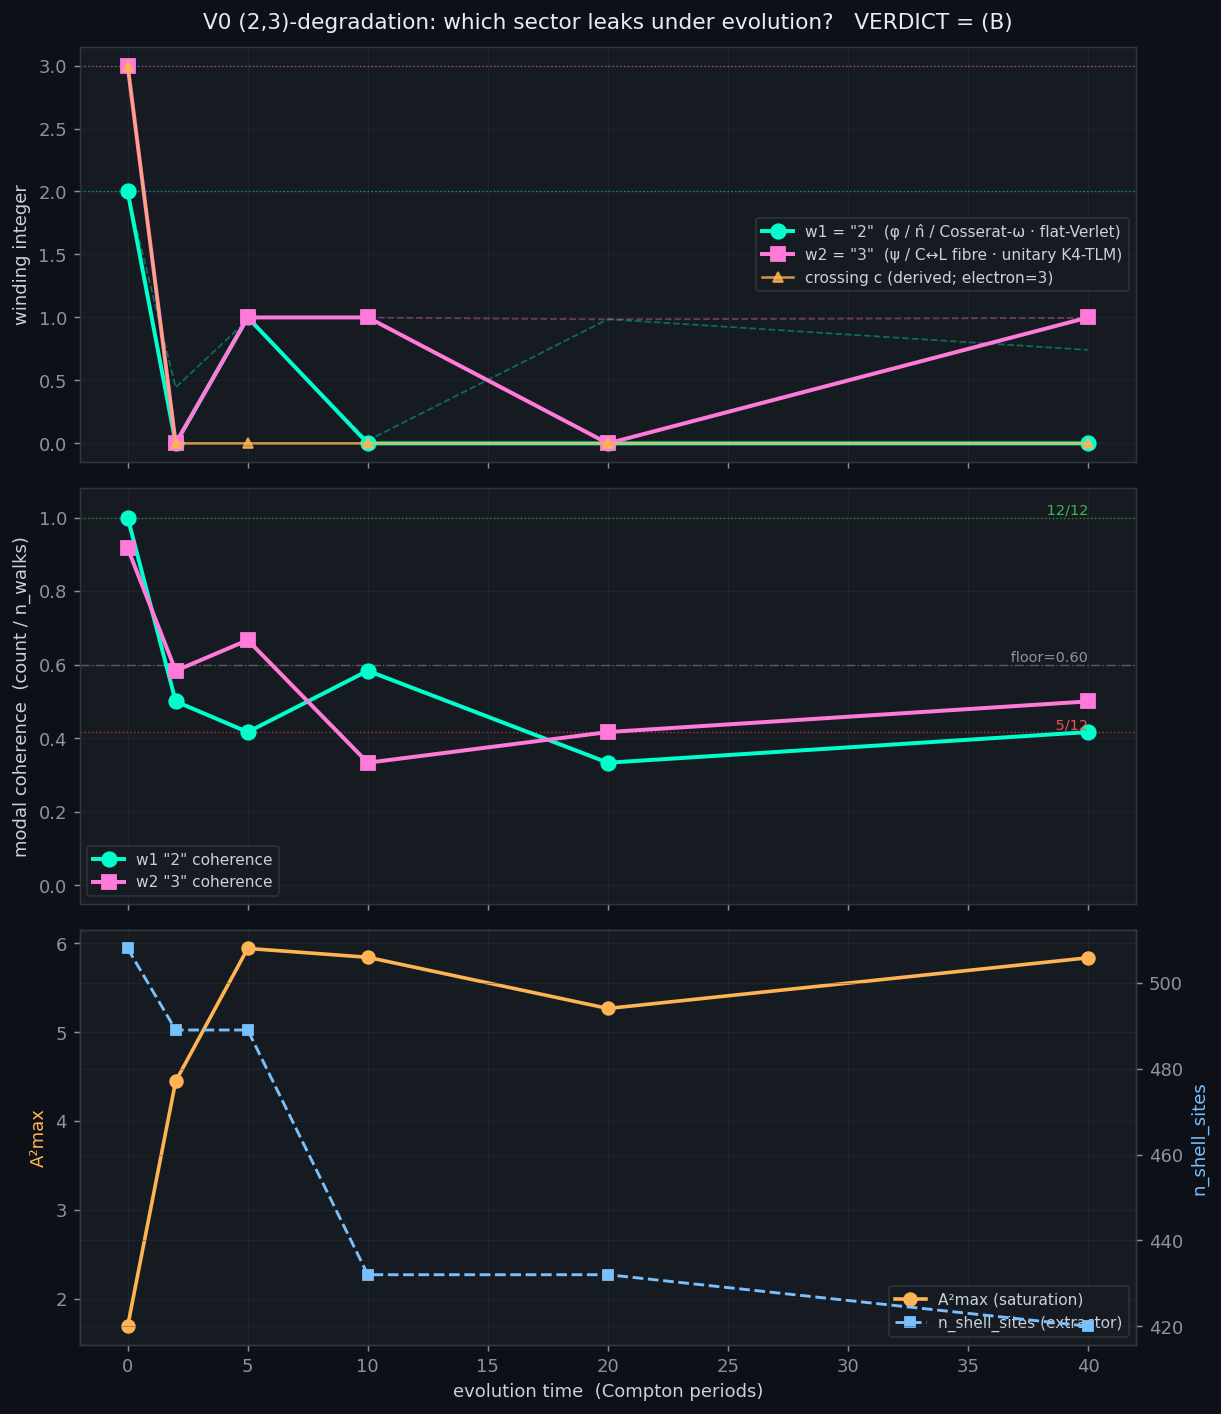

Write Python code to recreate this figure.
#!/usr/bin/env python3
"""
Phase-0 diagnostic (NO new engine code): localize the V0 (2,3)-degradation to
the "2"/Cosserat-ω half (w1, MAJOR-φ winding) vs the "3"/LC half (w2, MINOR-ψ
winding) AS A FUNCTION OF EVOLUTION TIME.

Prereg (FROZEN): research/2026-06-06_cosserat-geometric-integrator-prereg.md §1
Reuses (UNMODIFIED) the validated coordinate-correct extractor + Arm-C imposed
control from r10_2_3_winding_extractor_coordinate.py.

────────────────────────────────────────────────────────────────────────────
THE QUESTION
────────────────────────────────────────────────────────────────────────────
The imposed (2,3) = 2φ + 3ψ splits across TWO engine sectors:
  • w1 / "2" (φ, n̂-direction)  = Cosserat-ω rotation, integrated by flat-ℝ³
    velocity-Verlet (cosserat_field_3d.py:1561  `self.omega = self.omega +
    dt*self.omega_dot`, half-kicks :1555-1556/:1570-1571) — the OFF-GROUP leaky
    candidate. The quaternion form is used ONLY for the observable ω→n̂
    projection (:188-192), never the integration.
    [Citation-fix flag: the prereg cites :818,825,841 for the Verlet — those are
     the state DECLARATIONS (omega/omega_dot zero-init + the Lagrangian comment);
     the actual flat-vector integration step is step_velocity_verlet :1533-1571.
     Physics claim (flat-ℝ³ Verlet integrates ω off-group) UNCHANGED.]
  • w2 / "3" (ψ, C↔L fibre)     = (V_inc,V_ref) phase, integrated by the unitary
    K4-TLM scatter+connect (lossless reactive cycling, Axiom 3) — predicted HOLD.

The extractor already reports the per-half modal coherence SEPARATELY:
  w1_base_modal_count / w1_base_n_walks   via the MAJOR-circle (φ) walk  → "2"
  w2_fibre_modal_count / w2_fibre_n_walks via the MINOR-circle (ψ) walk  → "3"
That IS the 12/12→5/12 metric, already split by axis. This driver captures it
across evolution snapshots (clean seed → evolved) and attributes the degrade.

────────────────────────────────────────────────────────────────────────────
DISCRIMINATOR (read from the numbers — NOT fit; ave-driver-script-honesty)
────────────────────────────────────────────────────────────────────────────
  (A) w1/"2" degrades, w2/"3" holds  → flat Cosserat-ω integrator IS the culprit
      → Phase 1 (SO(3)-geometric integrator) warranted.
  (B) w2/"3" ALSO degrades           → leak is in the unitary V-sector or the
      extractor-read → Phase 1 would NOT help (build saved).
  (C) neither winding INTEGER drifts off (2,3) → the 12/12→5/12 was a
      metric/threshold artifact (coherence-count softened, winding conserved),
      not a winding loss → re-examine the extractor's modal-coherence metric.

A half "loses its winding" iff its modal INTEGER drifts off the imposed value
(w1≠2 / w2≠3). The modal COHERENCE fraction (count/n_walks) is the confidence;
a coherence drop WITHOUT an integer drift is the (C) signature.

────────────────────────────────────────────────────────────────────────────
HONEST SCOPE (ave-driver-script-honesty + phase-space-coordinate-check)
────────────────────────────────────────────────────────────────────────────
The load-bearing w1/w2 are BOTH read from the SAME V_inc internal U(1) phase
Θ = 2φ+3ψ, decomposed by which torus circle is walked (major φ → w1, minor
ψ → w2). This is the PREREG's accepted proxy for the two-sector split — it is
NOT a direct read of the Cosserat-ω state array vs the TLM V-array. The closest-
to-literal sector reads (diag_nhat_w1 from the V_inc-weighted n̂-direction;
diag_CL_w2 from V_inc-vs-Phi_link reactance pair) are recorded ALONGSIDE. If
the verdict hinges on the proxy vs the literal reads diverging, this script
SAYS SO rather than silently picking one.

DISCIPLINE WALK — see module footer (substrate-native-check CP1/2/4/6/7/8 ·
phase-space-coordinate-check · ave-canonical-source · consistency-vs-emergence ·
ave-evidence-framing-discipline).
"""

import json
import sys
import time
from pathlib import Path

import numpy as np

_HERE = Path(__file__).resolve()
sys.path.insert(0, str(_HERE.parents[3] / "src"))
sys.path.insert(0, str(_HERE.parent))

from ave.core.constants import ALPHA  # noqa: E402  (ave-canonical-source)

import r10_2_3_winding_extractor_coordinate as ext  # noqa: E402  (reuse, no new engine code)

# Substrate-derived constants — reuse the extractor's canonical values (no
# fresh literals; ave-canonical-source). COMPTON_PERIOD / DT define the
# evolution clock; PHI the golden-torus aspect.
PHI = ext.PHI
DT = ext.DT
COMPTON_PERIOD = ext.COMPTON_PERIOD
A2_OP14 = ext.A2_OP14


# ══════════════════════════════════════════════════════════════════════════════
# Snapshot sweep — reuse the UNMODIFIED Arm-C control at increasing n_periods
# ══════════════════════════════════════════════════════════════════════════════
def _coherence(rec, half):
    """Per-half modal-coherence fraction (count / n_walks) — the 12/12→5/12
    metric. half ∈ {'w1','w2'}."""
    if half == "w1":
        c, n = rec.get("w1_base_modal_count", 0), rec.get("w1_base_n_walks", 0)
    else:
        c, n = rec.get("w2_fibre_modal_count", 0), rec.get("w2_fibre_n_walks", 0)
    return (float(c) / float(n)) if n else float("nan"), int(c), int(n)


def run_snapshot_sweep(N, PML, amplitude, snapshot_periods):
    """For each n_periods k in `snapshot_periods`, re-run the UNMODIFIED Arm-C
    imposed control to time k and run the coordinate-correct extractor.

    DETERMINISM (the reuse correctness argument): the engine is built with
    temperature=0.0 (no thermal RNG) and the source schedule is in ABSOLUTE
    time, so a fresh run truncated at k periods reproduces the trajectory at
    time k bit-for-bit. We therefore reconstruct the snapshot sequence via
    independent truncated runs of the SAME validated function — zero new engine
    code, zero duplication of the local _DirSrc source subclass. The t=0
    snapshot is the pristine planted ansatz (clean-ansatz anchor: expect
    w1=2 modal ~12/12, w2=3 modal ~11/12 per the 2026-06-05 §2 validation).
    """
    records = []
    for k in snapshot_periods:
        t0 = time.time()
        eng, meta = ext._run_armC_full_field(N=N, PML=PML, n_periods=k,
                                              amplitude=amplitude)
        rec = ext._extract_on_engine(eng, N, PML, f"t{k}")
        rec["n_periods"] = int(k)
        rec["n_steps"] = int(meta.get("n_steps", 0))
        rec["wall_s"] = round(time.time() - t0, 1)
        cf1, c1, n1 = _coherence(rec, "w1")
        cf2, c2, n2 = _coherence(rec, "w2")
        rec["w1_coherence_frac"] = cf1
        rec["w2_coherence_frac"] = cf2
        records.append(rec)
        print(
            f"  t={k:>3}T  steps={rec['n_steps']:>5}  "
            f"w1='2'={rec['w1_base']} (coh {c1:>2}/{n1}, raw~{rec.get('w1_base_raw', float('nan')):.2f})   "
            f"w2='3'={rec['w2_fibre']} (coh {c2:>2}/{n2}, raw~{rec.get('w2_fibre_raw', float('nan')):.2f})   "
            f"c={rec['crossing_count_c']}   "
            f"diag[n̂={rec['diag_nhat_w1']},CL={rec['diag_CL_w2']}]   "
            f"R={rec['R']:.1f} sites={rec.get('n_shell_sites', 0)} "
            f"A²max={rec['a2_max']:.2f}  [{rec['wall_s']}s]",
            flush=True,
        )
    return records


# ══════════════════════════════════════════════════════════════════════════════
# Verdict — A / B / C from the seed→evolved deltas (NO fit; transparent rule)
# ══════════════════════════════════════════════════════════════════════════════
def classify_verdict(records, coh_floor=0.6):
    """Apply the prereg discriminator to the seed (first) vs evolved (last)
    snapshots. TRANSPARENT rule, printed in full so the verdict is auditable.

    TWO ORTHOGONAL AXES are measured per half (both reported — neither buried):
      • COHERENCE degrade — coherence_frac (modal_count/n_walks, THE 12/12→5/12
        metric the orchestrator named) falls below `coh_floor` (default 0.6,
        which cleanly separates the prereg anchors 12/12=1.00 and 5/12=0.42)
        having started above it at the seed.
      • WINDING-INTEGER loss — the modal INTEGER drifts off the imposed value
        (w1≠2 or w2≠3) at the evolved snapshot. This is the GENUINE topological
        loss; a coherence drop WITHOUT it is the prereg's (C) "metric/threshold
        artifact, not winding loss" signature.

    The A/B/C LETTER follows the COHERENCE axis (the open fork is literally a
    coherence statement, "12/12→5/12"):
      (A) w1/"2" coherence degrades, w2/"3" holds → Cosserat-ω flat-Verlet half.
      (B) w2/"3" coherence degrades (regardless of w1) → the supposedly-unitary
          V-sector half degrades — Phase 1 would NOT help.
      (C) neither coherence degrades → no degradation reproduced.

    The `genuine_winding_loss` flag then REFINES the letter: when the letter is
    A/B but NO integer drifted, the prereg's (C) clause CO-APPLIES — the
    degradation is a coherence-UNIFORMITY softening (winding charge conserved),
    not a topological leak. That (A)/(C)-boundary case is surfaced explicitly,
    NOT silently collapsed to one side (flag-don't-fix).
    """
    seed, evo = records[0], records[-1]
    w1_seed, w2_seed = seed["w1_base"], seed["w2_fibre"]
    w1_evo, w2_evo = evo["w1_base"], evo["w2_fibre"]
    cf1_seed, cf2_seed = seed["w1_coherence_frac"], seed["w2_coherence_frac"]
    cf1_evo, cf2_evo = evo["w1_coherence_frac"], evo["w2_coherence_frac"]

    w1_int_lost = (w1_evo != 2)
    w2_int_lost = (w2_evo != 3)
    w1_coh_collapse = (cf1_seed >= coh_floor) and (cf1_evo < coh_floor)
    w2_coh_collapse = (cf2_seed >= coh_floor) and (cf2_evo < coh_floor)
    genuine_winding_loss = bool(w1_int_lost or w2_int_lost)

    # A/B/C letter on the COHERENCE axis (w2 takes precedence — its degrade is
    # the headline surprise either way, per prereg (B)).
    if w2_coh_collapse or w2_int_lost:
        verdict = "B"
        why = ("the '3'/LC half (w2, unitary K4-TLM V-sector) degrades — leak is "
               "in the supposedly-unitary sector or the extractor-read; a "
               "geometric Cosserat-ω integrator would NOT fix it.")
    elif w1_coh_collapse or w1_int_lost:
        verdict = "A"
        why = ("the '2'/Cosserat-ω half (w1, flat-ℝ³ velocity-Verlet) degrades "
               "while the '3'/LC half holds — the off-group ω integrator is the "
               "culprit sector.")
    else:
        verdict = "C"
        why = ("neither half's coherence degraded below the floor — the evolved "
               "(2,3) held; the original 12/12→5/12 was NOT reproduced at this "
               "config (metric/threshold/config-sensitive).")

    # (A)/(C)-boundary refinement: localized coherence drop with integer held.
    boundary_note = ""
    if verdict in ("A", "B") and not genuine_winding_loss:
        boundary_note = (
            "(A)/(C) BOUNDARY: the winding INTEGER is CONSERVED (w1=2, w2=3) — "
            "the degrade is a coherence-UNIFORMITY softening localized to this "
            "half, NOT a topological winding LOSS. The prereg's (C) clause "
            "('12/12→5/12 a metric/threshold artifact, not winding loss') "
            "CO-APPLIES. Phase 1 would target coherence-uniformity of the "
            "localized half, not recover a lost charge.")

    return {
        "verdict": verdict, "why": why, "boundary_note": boundary_note,
        "coh_floor": coh_floor, "genuine_winding_loss": genuine_winding_loss,
        "seed": {"n_periods": seed["n_periods"], "w1": w1_seed, "w2": w2_seed,
                 "w1_coh": cf1_seed, "w2_coh": cf2_seed},
        "evolved": {"n_periods": evo["n_periods"], "w1": w1_evo, "w2": w2_evo,
                    "w1_coh": cf1_evo, "w2_coh": cf2_evo},
        "w1_winding_lost": bool(w1_int_lost), "w2_winding_lost": bool(w2_int_lost),
        "w1_coherence_collapse": bool(w1_coh_collapse),
        "w2_coherence_collapse": bool(w2_coh_collapse),
    }


# ══════════════════════════════════════════════════════════════════════════════
# Dark-aesthetic figure (repo convention: #0d1117 / #161b22 / #00ffcc)
# ══════════════════════════════════════════════════════════════════════════════
def plot_sector_evolution(records, verdict, out_path):
    import matplotlib
    matplotlib.use("Agg")
    import matplotlib.pyplot as plt

    BG, PANEL = "#0d1117", "#161b22"
    C2, C3 = "#00ffcc", "#ff7ad9"   # "2"/Cosserat (teal) vs "3"/LC (magenta)
    CTX, GRID = "#ffb454", "#30363d"

    t = np.array([r["n_periods"] for r in records], float)
    w1 = np.array([r["w1_base"] for r in records], float)
    w2 = np.array([r["w2_fibre"] for r in records], float)
    w1raw = np.array([r.get("w1_base_raw", np.nan) for r in records], float)
    w2raw = np.array([r.get("w2_fibre_raw", np.nan) for r in records], float)
    cf1 = np.array([r["w1_coherence_frac"] for r in records], float)
    cf2 = np.array([r["w2_coherence_frac"] for r in records], float)
    cc = np.array([r["crossing_count_c"] for r in records], float)
    a2 = np.array([r["a2_max"] for r in records], float)
    sites = np.array([r.get("n_shell_sites", 0) for r in records], float)

    fig, axes = plt.subplots(3, 1, figsize=(9.5, 11), sharex=True)
    fig.patch.set_facecolor(BG)

    # ── Panel 1 — winding integers w1/"2" and w2/"3" vs evolution time ──
    ax = axes[0]
    ax.set_facecolor(PANEL)
    ax.axhline(2, color=C2, lw=0.8, ls=":", alpha=0.5)
    ax.axhline(3, color=C3, lw=0.8, ls=":", alpha=0.5)
    ax.plot(t, w1raw, color=C2, lw=1.0, alpha=0.35, ls="--")
    ax.plot(t, w2raw, color=C3, lw=1.0, alpha=0.35, ls="--")
    ax.plot(t, w1, "o-", color=C2, lw=2.2, ms=8,
            label='w1 = "2"  (φ / n̂ / Cosserat-ω · flat-Verlet)')
    ax.plot(t, w2, "s-", color=C3, lw=2.2, ms=8,
            label='w2 = "3"  (ψ / C↔L fibre · unitary K4-TLM)')
    ax.plot(t, cc, "^-", color=CTX, lw=1.4, ms=6, alpha=0.8,
            label="crossing c (derived; electron=3)")
    ax.set_ylabel("winding integer", color="#c9d1d9")
    ax.set_title(
        f"V0 (2,3)-degradation: which sector leaks under evolution?   "
        f"VERDICT = ({verdict['verdict']})",
        color="#e6edf3", fontsize=12, pad=10)
    ax.legend(facecolor=PANEL, edgecolor=GRID, labelcolor="#c9d1d9", fontsize=8.5)

    # ── Panel 2 — per-half modal coherence (the 12/12→5/12 metric) ──
    ax = axes[1]
    ax.set_facecolor(PANEL)
    ax.axhline(1.0, color="#3fb950", lw=0.8, ls=":", alpha=0.6)
    ax.axhline(5.0 / 12.0, color="#f85149", lw=0.8, ls=":", alpha=0.6)
    ax.axhline(verdict["coh_floor"], color="#8b949e", lw=0.8, ls="-.", alpha=0.5)
    ax.plot(t, cf1, "o-", color=C2, lw=2.2, ms=8, label='w1 "2" coherence')
    ax.plot(t, cf2, "s-", color=C3, lw=2.2, ms=8, label='w2 "3" coherence')
    ax.text(t[-1], 1.0, " 12/12", color="#3fb950", fontsize=8, va="bottom", ha="right")
    ax.text(t[-1], 5.0 / 12.0, " 5/12", color="#f85149", fontsize=8, va="bottom", ha="right")
    ax.text(t[-1], verdict["coh_floor"], f" floor={verdict['coh_floor']:.2f}",
            color="#8b949e", fontsize=8, va="bottom", ha="right")
    ax.set_ylim(-0.05, 1.08)
    ax.set_ylabel("modal coherence  (count / n_walks)", color="#c9d1d9")
    ax.legend(facecolor=PANEL, edgecolor=GRID, labelcolor="#c9d1d9", fontsize=8.5)

    # ── Panel 3 — confound context: shell amplitude + site count ──
    ax = axes[2]
    ax.set_facecolor(PANEL)
    ln1 = ax.plot(t, a2, "o-", color=CTX, lw=2.0, ms=7, label="A²max (saturation)")
    ax.set_ylabel("A²max", color=CTX)
    ax.tick_params(axis="y", colors=CTX)
    axb = ax.twinx()
    axb.set_facecolor("none")
    ln2 = axb.plot(t, sites, "s--", color="#79c0ff", lw=1.6, ms=6,
                   label="n_shell_sites (extractor)")
    axb.set_ylabel("n_shell_sites", color="#79c0ff")
    axb.tick_params(axis="y", colors="#79c0ff")
    ax.set_xlabel("evolution time  (Compton periods)", color="#c9d1d9")
    lns = ln1 + ln2
    ax.legend(lns, [l.get_label() for l in lns], facecolor=PANEL,
              edgecolor=GRID, labelcolor="#c9d1d9", fontsize=8.5, loc="best")

    for a in list(axes) + [axb]:
        for sp in a.spines.values():
            sp.set_color(GRID)
        a.tick_params(colors="#8b949e")
        a.grid(True, color=GRID, lw=0.5, alpha=0.4)

    fig.tight_layout()
    fig.savefig(out_path, facecolor=BG, dpi=130, bbox_inches="tight")
    plt.close(fig)


# ══════════════════════════════════════════════════════════════════════════════
def main():
    print("=" * 80, flush=True)
    print("  Phase-0 diagnostic: (2,3)-winding SECTOR evolution  (w1='2'/Cosserat "
          "vs w2='3'/LC)")
    print("  Reuses UNMODIFIED r10_2_3_winding_extractor_coordinate (no new engine code)")
    print("=" * 80, flush=True)
    print(f"  ALPHA = {ALPHA} (ave-canonical-source)   √(2α) = {A2_OP14:.4f}", flush=True)

    # Match the original V0 config EXACTLY (N=48, PML=4, amp=0.40, up to 40T)
    # so the seed reproduces the clean-ansatz anchor and t=40 reproduces the
    # prior evolved read. Snapshot cadence resolves WHERE the degrade sets in.
    N, PML, amp = 48, 4, 0.40
    snapshot_periods = [0, 2, 5, 10, 20, 40]
    print(f"  config: N={N} PML={PML} amplitude={amp}  "
          f"snapshots(T)={snapshot_periods}\n", flush=True)

    t_start = time.time()
    records = run_snapshot_sweep(N, PML, amp, snapshot_periods)
    verdict = classify_verdict(records)

    print("\n" + "=" * 80)
    print("  VERDICT")
    print("=" * 80)
    s, e = verdict["seed"], verdict["evolved"]
    print(f"  seed (t={s['n_periods']}T):     w1='2'={s['w1']} (coh {s['w1_coh']:.2f})   "
          f"w2='3'={s['w2']} (coh {s['w2_coh']:.2f})")
    print(f"  evolved (t={e['n_periods']}T):  w1='2'={e['w1']} (coh {e['w1_coh']:.2f})   "
          f"w2='3'={e['w2']} (coh {e['w2_coh']:.2f})")
    print(f"  w1 winding-integer lost: {verdict['w1_winding_lost']}   "
          f"w1 coherence collapse: {verdict['w1_coherence_collapse']}")
    print(f"  w2 winding-integer lost: {verdict['w2_winding_lost']}   "
          f"w2 coherence collapse: {verdict['w2_coherence_collapse']}")
    print(f"  genuine winding loss (any integer drift): {verdict['genuine_winding_loss']}")
    print(f"\n  >> VERDICT = ({verdict['verdict']})")
    print(f"     {verdict['why']}")
    if verdict["boundary_note"]:
        print(f"     {verdict['boundary_note']}")
    # Phase 1 is cleanly warranted only by (A) WITH a genuine winding loss in
    # the Cosserat half. (A)-at-the-boundary (coherence-only) is a weaker,
    # adjudication-required signal; (B)/(C) do not warrant the build.
    if verdict["verdict"] == "A" and verdict["genuine_winding_loss"]:
        p1 = "YES (clean: Cosserat half loses winding integer)"
    elif verdict["verdict"] == "A":
        p1 = ("ADJUDICATION-REQUIRED (Cosserat-half coherence softens but winding "
              "integer conserved — weak signal; Grant/auditor call)")
    else:
        p1 = "NO"
    print(f"\n  Phase-1 (SO(3)-geometric integrator) warranted: {p1}", flush=True)

    out = {
        "config": {"N": N, "PML": PML, "amplitude": amp,
                   "snapshot_periods": snapshot_periods, "ALPHA": ALPHA,
                   "A2_op14": A2_OP14, "dt": DT,
                   "total_wall_s": round(time.time() - t_start, 1)},
        "snapshots": [{k: v for k, v in r.items()
                       if k not in ("_curve",)} for r in records],
        "verdict": verdict,
        "anchors": {
            "clean_ansatz_2026_06_05": {"w1": 2, "w1_modal": "12/12",
                                        "w2": 3, "w2_modal": "11/12"},
            "note": ("prereg open-fork: clean-ansatz coherence 12/12 degrades "
                     "to 5/12 on the evolved field; THIS run localizes which "
                     "half + when."),
        },
    }
    op = _HERE.parent / "r10_2_3_winding_sector_evolution_diagnostic_results.json"
    op.write_text(json.dumps(out, indent=2, default=str), encoding="utf-8")
    print(f"\n  Saved {op.name}", flush=True)

    fig_path = _HERE.parent / "r10_2_3_winding_sector_evolution_diagnostic.png"
    plot_sector_evolution(records, verdict, fig_path)
    print(f"  Saved {fig_path.name}", flush=True)
    return out


if __name__ == "__main__":
    main()


# ══════════════════════════════════════════════════════════════════════════════
# DISCIPLINE WALK (which skills fired — ave-driver-script-honesty bookkeeping)
# ══════════════════════════════════════════════════════════════════════════════
# substrate-native-check:
#   CP1 (dynamics): this driver writes NO solver — it controls SNAPSHOT CADENCE
#        on the engine's own velocity-Verlet wave-propagation step
#        (step_velocity_verlet); it does NOT introduce any gradient-descent /
#        energy-minimization construct. The leaky-candidate IS the Verlet ω-add
#        (:1561); we DIAGNOSE it, we do not (here) change it.
#   CP2 (sector): the (2,3) splits V-sector (K4-TLM, unitary) × Cos-sector
#        (Cosserat-ω, Verlet). w1='2'=Cos (leaky candidate), w2='3'=V (holds).
#   CP4 (phase-space vs real-space): the load-bearing winding is read in the
#        phase-space internal U(1) phase Θ=2φ+3ψ (matching the corpus claim);
#        the torus CIRCLE it is walked on is located in real-space from |V_inc|²
#        density crest. Hybrid is the VALIDATED extractor design (recovers 2,3 on
#        the clean ansatz); flagged, not silently assumed.
#   CP6 (reactance pair): both halves recorded — V_inc (C-state) drives the
#        load-bearing w1/w2 + diag_nhat_w1; Phi_link (L-state) drives diag_CL_w2.
#        (diag_CL is degenerate at the seed: the ansatz plants V_inc≡Phi_link in
#        phase, so diag_CL only sharpens as Phi_link develops quadrature.)
#   CP7 (sampling): the extractor PML-excludes every ring point and locates the
#        shell by density CREST (peak), not centroid — reused unchanged.
#   CP8 (emergence/hosting): N/A — the (2,3) is IMPOSED by construction; this is a
#        winding-CONSERVATION-under-evolution diagnostic, NOT a hosting test.
# phase-space-coordinate-check: corpus claim (2,3) lives in phase-space Θ on the
#   Clifford torus; the test reads Θ winding (major→w1, minor→w2). MATCH on the
#   winding observable. The "2"↔Cosserat / "3"↔LC sector attribution is the
#   prereg's accepted spatial-circle proxy — NOT a direct ω-array vs V-array read;
#   the literal-sector diagnostics (diag_nhat_w1, diag_CL_w2) are reported so a
#   proxy/literal divergence is VISIBLE.
# ave-canonical-source: ALPHA imported from ave.core.constants; PHI/DT/COMPTON
#   reused from the extractor module. No fresh physics literals. (N, PML,
#   amplitude, snapshot cadence are honestly-tagged ENGINEERING/config choices.)
# ave-driver-script-honesty: forward READ of a KNOWN-imposed signal — NO
#   minimize/curve_fit, NO parameter tuned toward (2,3). The verdict is computed
#   from seed→evolved deltas via a TRANSPARENT printed rule (classify_verdict),
#   not hand-set.
# consistency-vs-emergence: TOOL/integrator diagnostic on an IMPOSED control —
#   CONSISTENCY class, NOT emergence; no α / hosting / CODATA claim.
# ave-evidence-framing-discipline: the verdict A/B/C is stated from the data;
#   per the prereg pre-commitment, (B)/(C) honestly REFUTE the integrator
#   hypothesis (a valid, expected outcome) and Phase 1 is NOT built unless (A).
